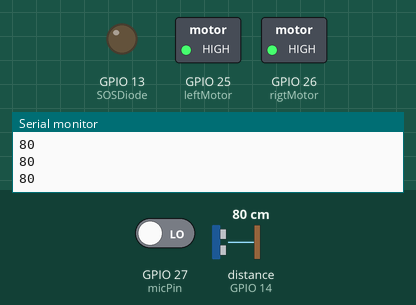
The sketch below on a simulated ESP32. Parts: switched loads named in the sketch (green lamp = pin HIGH), output pins drawn as LEDs (lit = HIGH), the last lines printed to the serial monitor. Wiring (inferred from the names in the program): ultrasonic range finder: trigger GPIO 12; echo GPIO 14. Inputs (shaded band) come from the test bench; at power-on: distance to the obstacle (sensor on GPIO 14) 80 cm, GPIO 27 (micPin) LOW. The echo pulse lasts 58.3 µs per cm; pins used as bus, display or sensor lines are not drawn.

Above: at 2.8 s.
2.9 s: distance to the obstacle (sensor on GPIO 14) set to 39 cm
5.9 s: distance to the obstacle (sensor on GPIO 14) set to 33 cm
At 6.8 s:
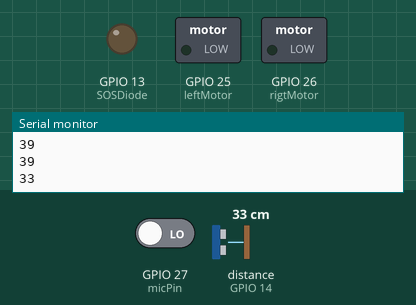
At 8.1 s:
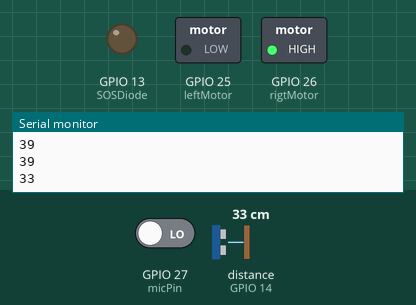
8.9 s: GPIO 27 (micPin) driven HIGH
At 11.9 s:
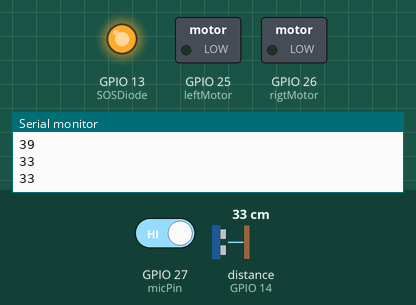
Timing chart, 0 to 17.9 s (numbered marks = the images above; inputs shaded):
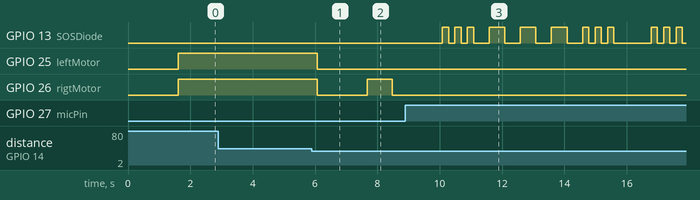

Measured:
- the behaviour switches between 36 and 35 cm on distance to the obstacle (sensor on GPIO 14) (found by bisection; images 0 and 1)
- after the input at 5.9 s, GPIO 25 (leftMotor): HIGH → LOW after 0.18 s; GPIO 26 (rigtMotor): HIGH → LOW after 0.18 s, → HIGH 1.6 s later, → LOW 0.80 s later
- after the input at 8.9 s, GPIO 13 (SOSDiode): LOW → HIGH after 1.2 s, → LOW 0.20 s later, → HIGH 0.20 s later, → LOW 0.20 s later, … (24 changes in this stretch); GPIO 26 (rigtMotor): stops changing and stays LOW

The sketch:

motor_control.ino
```cpp
int leftMotor = 25;
int rigtMotor = 26;
int delay_time = 800;  // Aprox 180 degrees

int trigPin = 12;
int echoPin = 14;
int CM;
long CZAS;

int micPin = 27;
int soundThresh = 2100;

int SOSDiode = 13;

void go_straight() {
  digitalWrite(leftMotor, HIGH);
  digitalWrite(rigtMotor, HIGH);
}

void stop_it() {
  digitalWrite(leftMotor, LOW);
  digitalWrite(rigtMotor, LOW);
}

void turn_left() {
  digitalWrite(leftMotor, HIGH);
  digitalWrite(rigtMotor, LOW);
}

void turn_right() {
  digitalWrite(leftMotor, LOW);
  digitalWrite(rigtMotor, HIGH);
}

void pomiar_odleglosci ()
{
  digitalWrite(trigPin, LOW);
  delayMicroseconds(2);
  digitalWrite(trigPin, HIGH);
  delayMicroseconds(10);
  digitalWrite(trigPin, LOW);
  digitalWrite(echoPin, HIGH);
  CZAS = pulseIn(echoPin, HIGH);
  CM = CZAS / 58;
}

void stop()
{
  while(1);
}

void flash(int duration, int Pin)
{
  digitalWrite(Pin, HIGH);
  delay(duration);
  digitalWrite(Pin, LOW);
  delay(duration);
}

void sosSignal(int Pin) {
  flash(200, Pin); flash(200, Pin); flash(200, Pin);

  delay(300);

  flash(500, Pin); flash(500, Pin); flash(500, Pin);

  flash(200, Pin); flash(200, Pin); flash(200, Pin);

  delay(1000);
}

void setup() {
  pinMode(leftMotor, OUTPUT);
  pinMode(rigtMotor, OUTPUT);
  pinMode(trigPin, OUTPUT);
  pinMode(echoPin, INPUT);
  pinMode(micPin, INPUT);
  pinMode(SOSDiode, OUTPUT);

  Serial.begin(9600);

  delay(delay_time * 2);
}

void loop() {
  pomiar_odleglosci();

  Serial.println(CM);

  int micVal = digitalRead(micPin);

  if (micVal == HIGH) {
    stop_it();
    while (1==1) {
      sosSignal(SOSDiode);
    }
  }

  if (CM > 35) {
    go_straight();
    delay(200);
    stop_it();
  }
  else{
    delay(delay_time * 2);
    turn_right();
    delay(delay_time);
    stop_it();
    delay(delay_time * 2);
  };
}
```
